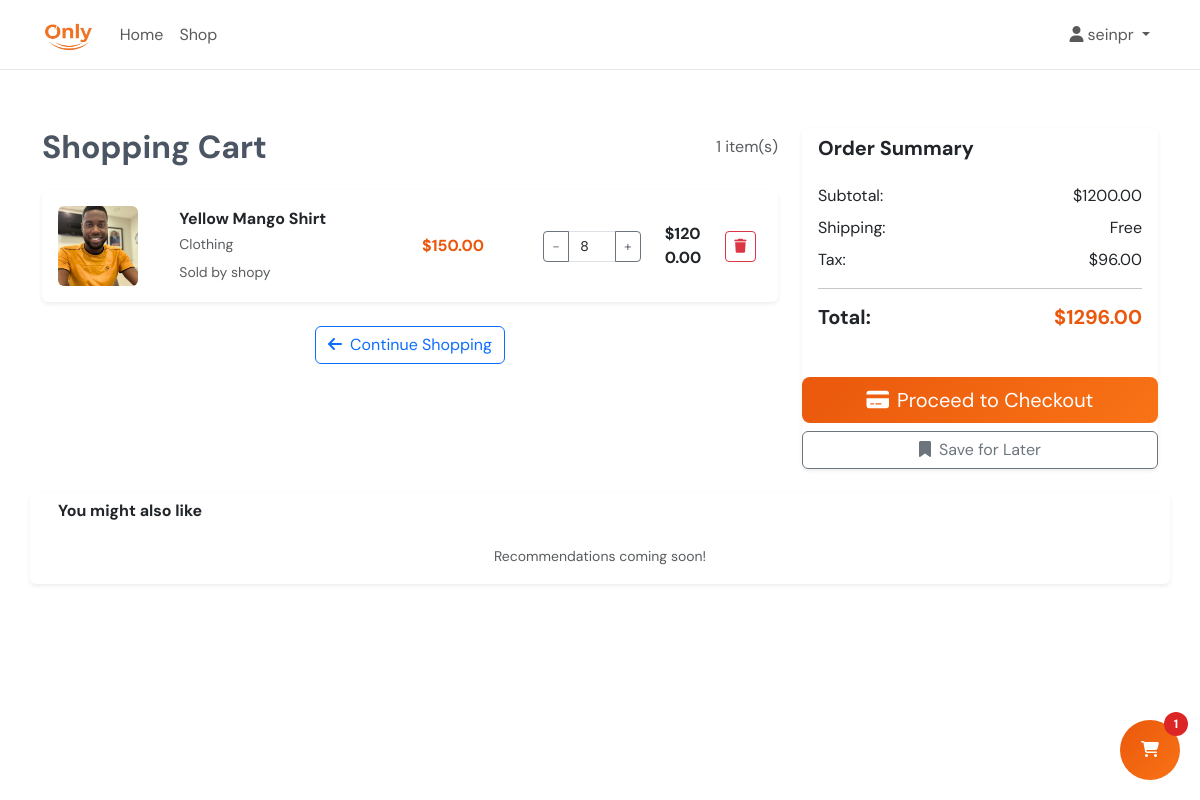
/cart (signed in), run on the app's committed database.
### models/models.py (models this page shows)
class CartItem(db.Model):
    id = db.Column(db.Integer, primary_key=True)
    session_id = db.Column(db.String(100), nullable=False)
    product_id = db.Column(db.Integer, db.ForeignKey('product.id'), nullable=False)
    quantity = db.Column(db.Integer, default=1)
    created_at = db.Column(db.DateTime, default=datetime.utcnow)
    product = db.relationship('Product', backref='cart_items')

class Product(db.Model):
    id = db.Column(db.Integer, primary_key=True)
    name = db.Column(db.String(200), nullable=False)
    description = db.Column(db.Text)
    price = db.Column(db.Numeric(10, 2), nullable=False)
    stock_quantity = db.Column(db.Integer, default=0)
    image_url = db.Column(db.String(200))
    created_at = db.Column(db.DateTime, default=datetime.utcnow)
    category_id = db.Column(db.Integer, db.ForeignKey('category.id'), nullable=False)
    seller_id = db.Column(db.Integer, db.ForeignKey('user.id'), nullable=False)
    order_items = db.relationship('OrderItem', backref='product', lazy=True)

class Category(db.Model):
    id = db.Column(db.Integer, primary_key=True)
    name = db.Column(db.String(100), nullable=False)
    description = db.Column(db.Text)
    products = db.relationship('Product', backref='category', lazy=True)

class User(db.Model):
    id = db.Column(db.Integer, primary_key=True)
    username = db.Column(db.String(80), unique=True, nullable=False)
    email = db.Column(db.String(120), unique=True, nullable=False)
    password_hash = db.Column(db.String(120), nullable=False)
    role = db.Column(db.String(20), default='buyer')
    created_at = db.Column(db.DateTime, default=datetime.utcnow)
    orders = db.relationship('Order', backref='user', lazy=True)
    products = db.relationship('Product', backref='seller', lazy=True)

### app.py (the view)
@app.route("/cart")
def cart():
    session_id = get_session_id()
    cart_items = CartItem.query.filter_by(session_id=session_id).all()
    total = sum(item.product.price * item.quantity for item in cart_items)
    tax_rate = Decimal("0.08")
    shipping_threshold = Decimal("50.00")
    shipping_cost = Decimal("5.99")
    tax = total * tax_rate
    shipping = Decimal("0.00") if total >= shipping_threshold else shipping_cost
    grand_total = total + tax + shipping
    remaining_for_free_shipping = (
        shipping_threshold - total if total < shipping_threshold else Decimal("0.00")
    )
    return render_template(
        "cart.html",
        cart_items=cart_items,
        total=total,
        tax=tax,
        shipping=shipping,
        grand_total=grand_total,
        remaining_for_free_shipping=remaining_for_free_shipping
    )

### app.py (called while the page is built)
def get_session_id():
    if 'session_id' not in session:
        session['session_id'] = str(uuid.uuid4())
    return session['session_id']

@app.context_processor
def inject_cart_count():
    return dict(get_cart_count=get_cart_count)

### templates/cart.html (shortened to what this page needs)
{% extends "base.html" %}
{% block content %}
<div class="container py-5">
    <div class="row">
        <div class="col-lg-8">
            <div class="d-flex justify-content-between align-items-center mb-4">
                <h2 class="fw-bold mb-0">Shopping Cart</h2>
                <span class="text-muted">{{ cart_items|length }} item(s)</span>
            </div>
            {% if cart_items %}
                {% for item in cart_items %}
                <div class="card mb-3 border-0 shadow-sm">
                    <div class="card-body">
                        <div class="row align-items-center">
                            <div class="col-md-2">
                                <img src="{{ item.product.image_url or '/placeholder.svg?height=100&width=100' }}"
                                     class="img-fluid rounded" alt="{{ item.product.name }}"
                                     style="height: 80px; width: 80px; object-fit: cover;">
                            </div>
                            <div class="col-md-4">
                                <h6 class="fw-bold mb-1">{{ item.product.name }}</h6>
                                <small class="text-muted">{{ item.product.category.name }}</small>
                                <div class="mt-1">
                                    <small class="text-muted">Sold by {{ item.product.seller.username }}</small>
                                </div>
                            </div>
                            <div class="col-md-2">
                                <span class="fw-bold" style="color: #ea580c;">
                                    ${{ "%.2f"|format(item.product.price) }}
                                </span>
                            </div>
                            <div class="col-md-2">
                                <form method="POST" action="{{ url_for('update_cart', item_id=item.id) }}" class="d-inline">
                                    <div class="input-group input-group-sm">
                                        <button type="button" class="btn btn-outline-secondary" onclick="decreaseQuantity(this)">-</button>
                                        <input type="number" name="quantity" class="form-control text-center"
                                               value="{{ item.quantity }}" min="1" max="10" onchange="this.form.submit()">
                                        <button type="button" class="btn btn-outline-secondary" onclick="increaseQuantity(this)">+</button>
                                    </div>
                                </form>
                            </div>
                            <div class="col-md-1">
                                <span class="fw-bold">
                                    ${{ "%.2f"|format(item.product.price * item.quantity) }}
                                </span>
                            </div>
                            <div class="col-md-1">
                                <a href="{{ url_for('remove_from_cart', item_id=item.id) }}"
                                   class="btn btn-outline-danger btn-sm"
                                   onclick="return confirm('Remove this item from cart?')">
                                    <i class="fas fa-trash"></i>
                                </a>
                            </div>
                        </div>
                    </div>
                </div>
                {% endfor %}
                <div class="text-center mt-4">
                    <a href="{{ url_for('shop') }}" class="btn btn-outline-primary">
                        <i class="fas fa-arrow-left me-2"></i>Continue Shopping
                    </a>
                </div>
            {% endif %}
        </div>
        {% if cart_items %}
        <div class="col-lg-4">
            <div class="card border-0 shadow-sm">
                <div class="card-header bg-white border-0">
                    <h5 class="mb-0 fw-bold">Order Summary</h5>
                </div>
                <div class="card-body">
                    <div class="d-flex justify-content-between mb-2">
                        <span>Subtotal:</span>
                        <span>${{ "%.2f"|format(total) }}</span>
                    </div>
                    <div class="d-flex justify-content-between mb-2">
                        <span>Shipping:</span>
                        <span>
                            {% if shipping == 0 %}
                                Free
                            {% else %}
                                ${{ "%.2f"|format(shipping) }}
                            {% endif %}
                        </span>
                    </div>
                    <div class="d-flex justify-content-between mb-2">
                        <span>Tax:</span>
                        <span>${{ "%.2f"|format(tax) }}</span>
                    </div>
                    <hr>
                    <div class="d-flex justify-content-between fw-bold h5">
                        <span>Total:</span>
                        <span style="color: #ea580c;">
                            ${{ "%.2f"|format(grand_total) }}
                        </span>
                    </div>
                </div>
                    <div class="d-grid gap-2 mt-4">
                        {% if session.user_id %}
                        <a href="{{ url_for('checkout') }}" class="btn btn-primary btn-lg">
                            <i class="fas fa-credit-card me-2"></i>Proceed to Checkout
                        </a>
                        {% else %}
                        <a href="{{ url_for('login') }}" class="btn btn-primary btn-lg">
                            <i class="fas fa-sign-in-alt me-2"></i>Login to Checkout
                        </a>
                        {% endif %}
                        <button class="btn btn-outline-secondary" onclick="saveForLater()">
                            <i class="fas fa-bookmark me-2"></i>Save for Later
                        </button>
                    </div>
                </div>
            </div>
            <div class="card border-0 shadow-sm mt-4">
                <div class="card-header bg-white border-0">
                    <h6 class="mb-0 fw-bold">You might also like</h6>
                </div>
                <div class="card-body">
                    <div class="text-center text-muted">
                        <small>Recommendations coming soon!</small>
                    </div>
                </div>
            </div>
        </div>
        {% endif %}
    </div>
{% endblock %}

### static/css/style.css (style rules this page uses)
.btn-primary { background: linear-gradient(135deg, #ea580c, #f97316); border: none; transition: all 0.3s ease; }

### templates/base.html (style rules this page uses)
body { font-family: 'DM Sans', sans-serif; background-color: #ffffff; color: #4b5563; }

### data on the page
CartItem: product (picture), product.name "Yellow Mango Shirt", product.category.name "Clothing", product.seller.username "shopy", quantity "8"
Product: product.price "150.00", item.product.price*item.quantity "1200.00"

### other printed values
{{ session.username }} "seinpr"
{{ cart_items|length }} "1"
{{ "%.2f"|format(total) }} "1200.00"
{{ "%.2f"|format(tax) }} "96.00"
{{ "%.2f"|format(grand_total) }} "1296.00"
